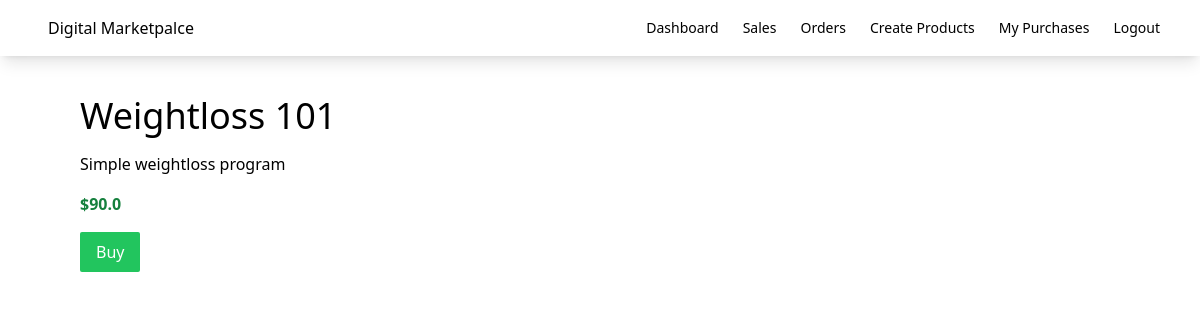
Page /product/1 on the committed database.
### myapp/models.py (models this page shows, shortened)
class Product(models.Model):
    seller = models.ForeignKey(User, on_delete=models.CASCADE)
    name = models.CharField(max_length=200)
    description = models.CharField(max_length=200)
    price = models.FloatField()
    file = models.FileField(upload_to='uploads')
    total_sales_amount = models.IntegerField(default=0)
    total_sales = models.IntegerField(default=0)

### myapp/views.py (the view)
# urls.py: path('product/<int:pk>',views.detail,name="detail"),
def detail(request,pk):
    product = Product.objects.get(id=pk)
    stripe_publishable_key = settings.STRIPE_PUBLISHABLE_KEY
    context = {
        'product' : product,
        'stripe_publishable_key' : stripe_publishable_key,
    }
    return render(request,'myapp/detail.html',context)

### myapp/templates/myapp/detail.html (shortened to what this page needs)
{% extends 'myapp/base.html' %}
{% block body%}
    <div class="flex p-10">
        <div class="pl-10">
            <div class="text-4xl mb-4">{{product.name}}</div>
            <div class="mb-4">{{product.description}}</div>
            <div class="mb-4 text-green-700 font-bold">${{product.price}}</div>
            <div>
                <button id="checkout-button" class="bg-green-500 text-white px-4 py-2 rounded-sm">Buy</button>
            </div>
        </div>
    </div>
{% endblock %}

### rows in the picture
Product: name "Weightloss 101", description "Simple weightloss program", price "90.0"
